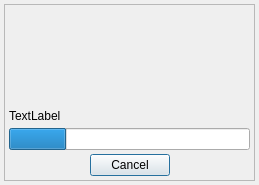
<?xml version="1.0" encoding="UTF-8"?>
<ui version="4.0">
 <class>MainWindow</class>
 <widget class="QMainWindow" name="MainWindow">
  <property name="windowModality">
   <enum>Qt::NonModal</enum>
  </property>
  <property name="geometry">
   <rect>
    <x>0</x>
    <y>0</y>
    <width>259</width>
    <height>185</height>
   </rect>
  </property>
  <property name="cursor">
   <cursorShape>BusyCursor</cursorShape>
  </property>
  <property name="windowTitle">
   <string>FSOFT Virtual Desktop Client</string>
  </property>
  <property name="windowIcon">
   <iconset resource="UDSResources.qrc">
    <normaloff>:/images/logo-uds-small</normaloff>:/images/logo-uds-small</iconset>
  </property>
  <property name="windowOpacity">
   <double>1.000000000000000</double>
  </property>
  <widget class="QWidget" name="centralwidget">
   <property name="autoFillBackground">
    <bool>true</bool>
   </property>
   <layout class="QVBoxLayout" name="verticalLayout_2">
    <property name="spacing">
     <number>4</number>
    </property>
    <property name="margin">
     <number>4</number>
    </property>
    <item>
     <widget class="QFrame" name="frame">
      <property name="frameShape">
       <enum>QFrame::StyledPanel</enum>
      </property>
      <property name="frameShadow">
       <enum>QFrame::Raised</enum>
      </property>
      <layout class="QVBoxLayout" name="verticalLayout_3">
       <property name="spacing">
        <number>4</number>
       </property>
       <property name="margin">
        <number>4</number>
       </property>
       <item>
        <layout class="QVBoxLayout" name="verticalLayout">
         <item>
          <widget class="QLabel" name="image">
           <property name="minimumSize">
            <size>
             <width>0</width>
             <height>24</height>
            </size>
           </property>
           <property name="autoFillBackground">
            <bool>true</bool>
           </property>
           <property name="text">
            <string/>
           </property>
           <property name="pixmap">
            <pixmap resource="UDSResources.qrc">:/images/logo-uds-small</pixmap>
           </property>
           <property name="scaledContents">
            <bool>false</bool>
           </property>
           <property name="alignment">
            <set>Qt::AlignCenter</set>
           </property>
          </widget>
         </item>
         <item>
          <widget class="QLabel" name="info">
           <property name="maximumSize">
            <size>
             <width>16777215</width>
             <height>16</height>
            </size>
           </property>
           <property name="text">
            <string>TextLabel</string>
           </property>
          </widget>
         </item>
         <item>
          <widget class="QProgressBar" name="progressBar">
           <property name="value">
            <number>24</number>
           </property>
           <property name="textVisible">
            <bool>false</bool>
           </property>
          </widget>
         </item>
         <item>
          <layout class="QHBoxLayout" name="horizontalLayout">
           <item>
            <spacer name="horizontalSpacer">
             <property name="orientation">
              <enum>Qt::Horizontal</enum>
             </property>
             <property name="sizeHint" stdset="0">
              <size>
               <width>40</width>
               <height>20</height>
              </size>
             </property>
            </spacer>
           </item>
           <item>
            <widget class="QPushButton" name="cancelButton">
             <property name="text">
              <string>Cancel</string>
             </property>
             <property name="default">
              <bool>true</bool>
             </property>
             <property name="flat">
              <bool>false</bool>
             </property>
            </widget>
           </item>
           <item>
            <spacer name="horizontalSpacer_2">
             <property name="orientation">
              <enum>Qt::Horizontal</enum>
             </property>
             <property name="sizeHint" stdset="0">
              <size>
               <width>40</width>
               <height>20</height>
              </size>
             </property>
            </spacer>
           </item>
          </layout>
         </item>
        </layout>
       </item>
      </layout>
     </widget>
    </item>
   </layout>
  </widget>
 </widget>
 <resources>
  <include location="UDSResources.qrc"/>
 </resources>
 <connections/>
</ui>
